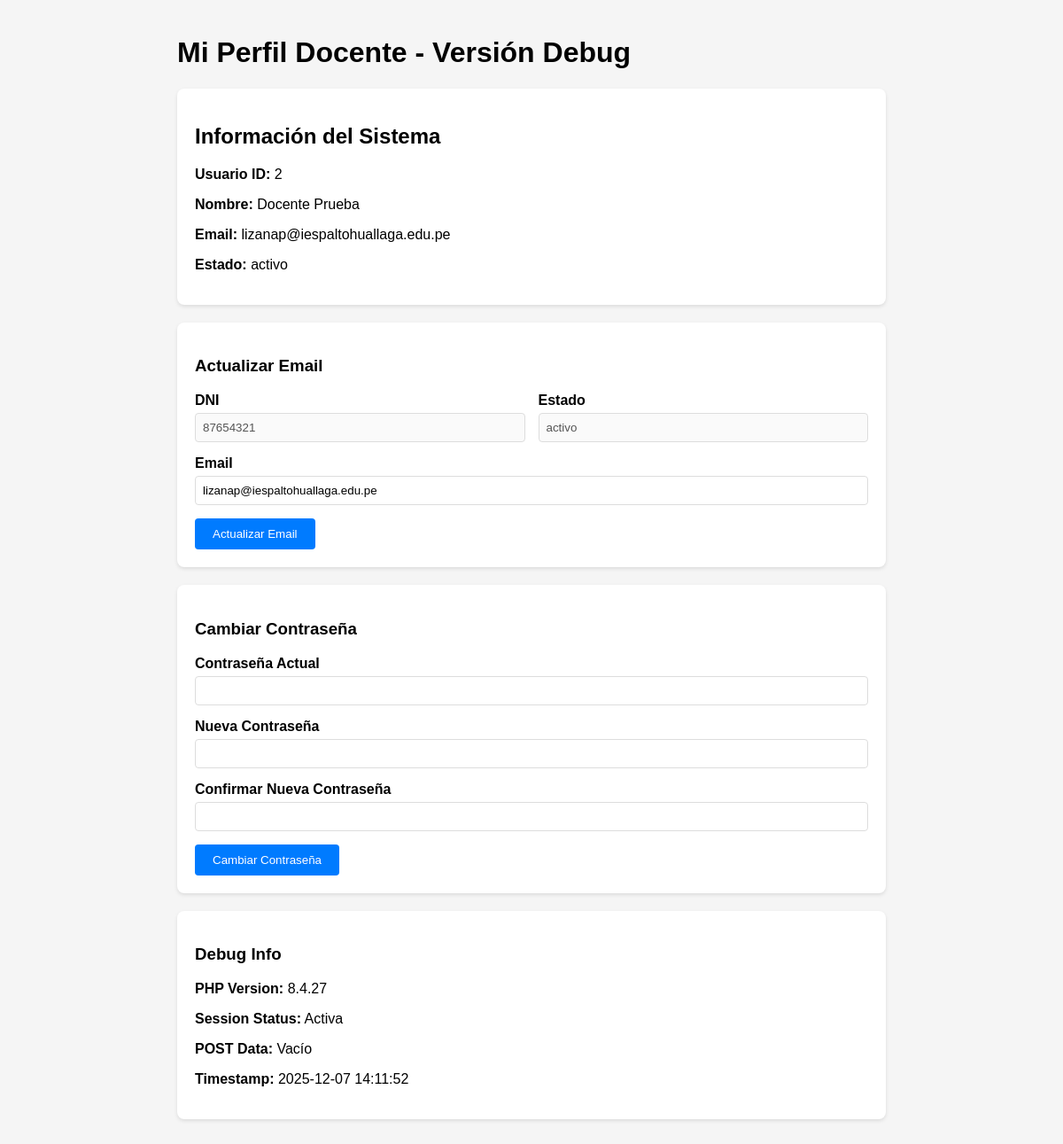
Screenshot of /teacher/profile_debug.php (signed in) with the database file from the repository.
### tables this page shows
CREATE TABLE `usuarios` (
  `id` int(11) NOT NULL AUTO_INCREMENT,
  `dni` varchar(8) NOT NULL,
  `nombres` varchar(100) NOT NULL,
  `apellidos` varchar(100) NOT NULL,
  `email` varchar(100) DEFAULT NULL,
  `password` varchar(255) NOT NULL,
  `tipo_usuario` enum('super_admin','docente','estudiante') NOT NULL,
  `estado` enum('activo','inactivo') DEFAULT 'activo',
  `fecha_creacion` timestamp NOT NULL DEFAULT current_timestamp(),
  PRIMARY KEY (`id`),
  UNIQUE KEY `dni` (`dni`)
);

### teacher/profile_debug.php (the view, shortened to what this page needs)
<?php
try {
    $teacher_id = $_SESSION['user_id'];
    $database = new Database();
    $conn = $database->getConnection();
    $sql_teacher = "SELECT dni, nombres, apellidos, email, fecha_creacion, estado FROM usuarios WHERE id = ?";
    $stmt_teacher = $conn->prepare($sql_teacher);
    $stmt_teacher->execute([$teacher_id]);
    $teacher_info = $stmt_teacher->fetch(PDO::FETCH_ASSOC);
} catch (Exception $e) {
    echo "<h1>Error del Sistema</h1>";
    echo "<p>Ha ocurrido un error: " . htmlspecialchars($e->getMessage()) . "</p>";
    echo "<p>Archivo: " . $e->getFile() . " Línea: " . $e->getLine() . "</p>";
    echo "<h3>Stack Trace:</h3>";
    echo "<pre>" . htmlspecialchars($e->getTraceAsString()) . "</pre>";
    exit();
}
?>
<!DOCTYPE html>
<html lang="es">
<head>
</head>
<body>
    <h1>Mi Perfil Docente - Versión Debug</h1>
    <div class="card">
        <h2>Información del Sistema</h2>
        <p><strong>Usuario ID:</strong> <?php echo $teacher_id; ?></p>
        <p><strong>Nombre:</strong> <?php echo htmlspecialchars($teacher_info['nombres'] . ' ' . $teacher_info['apellidos']); ?></p>
        <p><strong>Email:</strong> <?php echo htmlspecialchars($teacher_info['email']); ?></p>
        <p><strong>Estado:</strong> <?php echo htmlspecialchars($teacher_info['estado']); ?></p>
    </div>
    <div class="card">
        <h3>Actualizar Email</h3>
        <form method="POST">
            <div class="form-row">
                <div class="form-group">
                    <label class="form-label">DNI</label>
                    <input type="text" class="form-input" value="<?php echo htmlspecialchars($teacher_info['dni']); ?>" disabled>
                </div>
                <div class="form-group">
                    <label class="form-label">Estado</label>
                    <input type="text" class="form-input" value="<?php echo htmlspecialchars($teacher_info['estado']); ?>" disabled>
                </div>
            </div>
            <div class="form-group">
                <label class="form-label">Email</label>
                <input type="email" name="email" class="form-input" value="<?php echo htmlspecialchars($teacher_info['email']); ?>" required>
            </div>
            <button type="submit" class="btn">Actualizar Email</button>
        </form>
    </div>
    <div class="card">
        <h3>Cambiar Contraseña</h3>
        <form method="POST">
            <div class="form-group">
                <label class="form-label">Contraseña Actual</label>
                <input type="password" name="current_password" class="form-input" required>
            </div>
            <div class="form-group">
                <label class="form-label">Nueva Contraseña</label>
                <input type="password" name="new_password" class="form-input" required minlength="6">
            </div>
            <div class="form-group">
                <label class="form-label">Confirmar Nueva Contraseña</label>
                <input type="password" name="confirm_password" class="form-input" required minlength="6">
            </div>
            <button type="submit" class="btn">Cambiar Contraseña</button>
        </form>
    </div>
    <div class="card">
        <h3>Debug Info</h3>
        <p><strong>PHP Version:</strong> <?php echo PHP_VERSION; ?></p>
        <p><strong>Session Status:</strong> <?php echo session_status() === PHP_SESSION_ACTIVE ? 'Activa' : 'Inactiva'; ?></p>
        <p><strong>POST Data:</strong> <?php echo !empty($_POST) ? 'Presente' : 'Vacío'; ?></p>
        <p><strong>Timestamp:</strong> <?php echo date('Y-m-d H:i:s'); ?></p>
    </div>
</body>
</html>

### teacher/profile_debug.php (style rules this page uses)
body { font-family: Arial, sans-serif; max-width: 800px; margin: 0 auto; padding: 20px; background: #f5f5f5; }
.card { background: white; padding: 20px; margin: 20px 0; border-radius: 8px; box-shadow: 0 2px 4px rgba(0,0,0,0.1); }
.form-group { margin-bottom: 15px; }
.form-label { display: block; margin-bottom: 5px; font-weight: bold; }
.form-input { width: 100%; padding: 8px; border: 1px solid #ddd; border-radius: 4px; box-sizing: border-box; }
.btn { background: #007bff; color: white; padding: 10px 20px; border: none; border-radius: 4px; cursor: pointer; }
.form-row { display: grid; grid-template-columns: 1fr 1fr; gap: 15px; }

### rows the page displays
usuarios: nombres+apellidos "Docente Prueba", email "lizanap@iespaltohuallaga.edu.pe", estado "activo", dni "87654321"

### other values shown
$teacher_id "2"
PHP_VERSION "8.4.27"
